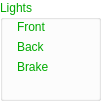
        <widget class="QGroupBox" name="groupBox_18">
         <property name="geometry">
          <rect>
           <x>520</x>
           <y>270</y>
           <width>101</width>
           <height>101</height>
          </rect>
         </property>
         <property name="palette">
          <palette>
           <active>
            <colorrole role="WindowText">
             <brush brushstyle="SolidPattern">
              <color alpha="255">
               <red>0</red>
               <green>170</green>
               <blue>0</blue>
              </color>
             </brush>
            </colorrole>
            <colorrole role="Button">
             <brush brushstyle="SolidPattern">
              <color alpha="255">
               <red>255</red>
               <green>255</green>
               <blue>255</blue>
              </color>
             </brush>
            </colorrole>
            <colorrole role="Base">
             <brush brushstyle="SolidPattern">
              <color alpha="255">
               <red>255</red>
               <green>255</green>
               <blue>255</blue>
              </color>
             </brush>
            </colorrole>
            <colorrole role="Window">
             <brush brushstyle="SolidPattern">
              <color alpha="255">
               <red>255</red>
               <green>255</green>
               <blue>255</blue>
              </color>
             </brush>
            </colorrole>
           </active>
           <inactive>
            <colorrole role="WindowText">
             <brush brushstyle="SolidPattern">
              <color alpha="255">
               <red>0</red>
               <green>170</green>
               <blue>0</blue>
              </color>
             </brush>
            </colorrole>
            <colorrole role="Button">
             <brush brushstyle="SolidPattern">
              <color alpha="255">
               <red>255</red>
               <green>255</green>
               <blue>255</blue>
              </color>
             </brush>
            </colorrole>
            <colorrole role="Base">
             <brush brushstyle="SolidPattern">
              <color alpha="255">
               <red>255</red>
               <green>255</green>
               <blue>255</blue>
              </color>
             </brush>
            </colorrole>
            <colorrole role="Window">
             <brush brushstyle="SolidPattern">
              <color alpha="255">
               <red>255</red>
               <green>255</green>
               <blue>255</blue>
              </color>
             </brush>
            </colorrole>
           </inactive>
           <disabled>
            <colorrole role="WindowText">
             <brush brushstyle="SolidPattern">
              <color alpha="255">
               <red>120</red>
               <green>120</green>
               <blue>120</blue>
              </color>
             </brush>
            </colorrole>
            <colorrole role="Button">
             <brush brushstyle="SolidPattern">
              <color alpha="255">
               <red>255</red>
               <green>255</green>
               <blue>255</blue>
              </color>
             </brush>
            </colorrole>
            <colorrole role="Base">
             <brush brushstyle="SolidPattern">
              <color alpha="255">
               <red>255</red>
               <green>255</green>
               <blue>255</blue>
              </color>
             </brush>
            </colorrole>
            <colorrole role="Window">
             <brush brushstyle="SolidPattern">
              <color alpha="255">
               <red>255</red>
               <green>255</green>
               <blue>255</blue>
              </color>
             </brush>
            </colorrole>
           </disabled>
          </palette>
         </property>
         <property name="title">
          <string>Lights</string>
         </property>
         <widget class="QWidget" name="layoutWidget_20">
          <property name="geometry">
           <rect>
            <x>11</x>
            <y>14</y>
            <width>51</width>
            <height>71</height>
           </rect>
          </property>
          <layout class="QFormLayout" name="formLayout_6">
           <item row="0" column="1">
            <layout class="QVBoxLayout" name="verticalLayout_19"/>
           </item>
           <item row="1" column="1">
            <widget class="QLabel" name="Label_TextFront">
             <property name="palette">
              <palette>
               <active>
                <colorrole role="WindowText">
                 <brush brushstyle="SolidPattern">
                  <color alpha="255">
                   <red>0</red>
                   <green>170</green>
                   <blue>0</blue>
                  </color>
                 </brush>
                </colorrole>
                <colorrole role="Button">
                 <brush brushstyle="SolidPattern">
                  <color alpha="255">
                   <red>255</red>
                   <green>255</green>
                   <blue>255</blue>
                  </color>
                 </brush>
                </colorrole>
                <colorrole role="Base">
                 <brush brushstyle="SolidPattern">
                  <color alpha="255">
                   <red>255</red>
                   <green>255</green>
                   <blue>255</blue>
                  </color>
                 </brush>
                </colorrole>
                <colorrole role="Window">
                 <brush brushstyle="SolidPattern">
                  <color alpha="255">
                   <red>255</red>
                   <green>255</green>
                   <blue>255</blue>
                  </color>
                 </brush>
                </colorrole>
               </active>
               <inactive>
                <colorrole role="WindowText">
                 <brush brushstyle="SolidPattern">
                  <color alpha="255">
                   <red>0</red>
                   <green>170</green>
                   <blue>0</blue>
                  </color>
                 </brush>
                </colorrole>
                <colorrole role="Button">
                 <brush brushstyle="SolidPattern">
                  <color alpha="255">
                   <red>255</red>
                   <green>255</green>
                   <blue>255</blue>
                  </color>
                 </brush>
                </colorrole>
                <colorrole role="Base">
                 <brush brushstyle="SolidPattern">
                  <color alpha="255">
                   <red>255</red>
                   <green>255</green>
                   <blue>255</blue>
                  </color>
                 </brush>
                </colorrole>
                <colorrole role="Window">
                 <brush brushstyle="SolidPattern">
                  <color alpha="255">
                   <red>255</red>
                   <green>255</green>
                   <blue>255</blue>
                  </color>
                 </brush>
                </colorrole>
               </inactive>
               <disabled>
                <colorrole role="WindowText">
                 <brush brushstyle="SolidPattern">
                  <color alpha="255">
                   <red>120</red>
                   <green>120</green>
                   <blue>120</blue>
                  </color>
                 </brush>
                </colorrole>
                <colorrole role="Button">
                 <brush brushstyle="SolidPattern">
                  <color alpha="255">
                   <red>255</red>
                   <green>255</green>
                   <blue>255</blue>
                  </color>
                 </brush>
                </colorrole>
                <colorrole role="Base">
                 <brush brushstyle="SolidPattern">
                  <color alpha="255">
                   <red>255</red>
                   <green>255</green>
                   <blue>255</blue>
                  </color>
                 </brush>
                </colorrole>
                <colorrole role="Window">
                 <brush brushstyle="SolidPattern">
                  <color alpha="255">
                   <red>255</red>
                   <green>255</green>
                   <blue>255</blue>
                  </color>
                 </brush>
                </colorrole>
               </disabled>
              </palette>
             </property>
             <property name="text">
              <string>Front</string>
             </property>
            </widget>
           </item>
           <item row="2" column="1">
            <widget class="QLabel" name="Label_TextBack">
             <property name="palette">
              <palette>
               <active>
                <colorrole role="WindowText">
                 <brush brushstyle="SolidPattern">
                  <color alpha="255">
                   <red>0</red>
                   <green>170</green>
                   <blue>0</blue>
                  </color>
                 </brush>
                </colorrole>
                <colorrole role="Button">
                 <brush brushstyle="SolidPattern">
                  <color alpha="255">
                   <red>255</red>
                   <green>255</green>
                   <blue>255</blue>
                  </color>
                 </brush>
                </colorrole>
                <colorrole role="Base">
                 <brush brushstyle="SolidPattern">
                  <color alpha="255">
                   <red>255</red>
                   <green>255</green>
                   <blue>255</blue>
                  </color>
                 </brush>
                </colorrole>
                <colorrole role="Window">
                 <brush brushstyle="SolidPattern">
                  <color alpha="255">
                   <red>255</red>
                   <green>255</green>
                   <blue>255</blue>
                  </color>
                 </brush>
                </colorrole>
               </active>
               <inactive>
                <colorrole role="WindowText">
                 <brush brushstyle="SolidPattern">
                  <color alpha="255">
                   <red>0</red>
                   <green>170</green>
                   <blue>0</blue>
                  </color>
                 </brush>
                </colorrole>
                <colorrole role="Button">
                 <brush brushstyle="SolidPattern">
                  <color alpha="255">
                   <red>255</red>
                   <green>255</green>
                   <blue>255</blue>
                  </color>
                 </brush>
                </colorrole>
                <colorrole role="Base">
                 <brush brushstyle="SolidPattern">
                  <color alpha="255">
                   <red>255</red>
                   <green>255</green>
                   <blue>255</blue>
                  </color>
                 </brush>
                </colorrole>
                <colorrole role="Window">
                 <brush brushstyle="SolidPattern">
                  <color alpha="255">
                   <red>255</red>
                   <green>255</green>
                   <blue>255</blue>
                  </color>
                 </brush>
                </colorrole>
               </inactive>
               <disabled>
                <colorrole role="WindowText">
                 <brush brushstyle="SolidPattern">
                  <color alpha="255">
                   <red>120</red>
                   <green>120</green>
                   <blue>120</blue>
                  </color>
                 </brush>
                </colorrole>
                <colorrole role="Button">
                 <brush brushstyle="SolidPattern">
                  <color alpha="255">
                   <red>255</red>
                   <green>255</green>
                   <blue>255</blue>
                  </color>
                 </brush>
                </colorrole>
                <colorrole role="Base">
                 <brush brushstyle="SolidPattern">
                  <color alpha="255">
                   <red>255</red>
                   <green>255</green>
                   <blue>255</blue>
                  </color>
                 </brush>
                </colorrole>
                <colorrole role="Window">
                 <brush brushstyle="SolidPattern">
                  <color alpha="255">
                   <red>255</red>
                   <green>255</green>
                   <blue>255</blue>
                  </color>
                 </brush>
                </colorrole>
               </disabled>
              </palette>
             </property>
             <property name="text">
              <string>Back</string>
             </property>
            </widget>
           </item>
           <item row="3" column="1">
            <widget class="QLabel" name="Label_TextBrake">
             <property name="palette">
              <palette>
               <active>
                <colorrole role="WindowText">
                 <brush brushstyle="SolidPattern">
                  <color alpha="255">
                   <red>0</red>
                   <green>170</green>
                   <blue>0</blue>
                  </color>
                 </brush>
                </colorrole>
                <colorrole role="Button">
                 <brush brushstyle="SolidPattern">
                  <color alpha="255">
                   <red>255</red>
                   <green>255</green>
                   <blue>255</blue>
                  </color>
                 </brush>
                </colorrole>
                <colorrole role="Base">
                 <brush brushstyle="SolidPattern">
                  <color alpha="255">
                   <red>255</red>
                   <green>255</green>
                   <blue>255</blue>
                  </color>
                 </brush>
                </colorrole>
                <colorrole role="Window">
                 <brush brushstyle="SolidPattern">
                  <color alpha="255">
                   <red>255</red>
                   <green>255</green>
                   <blue>255</blue>
                  </color>
                 </brush>
                </colorrole>
               </active>
               <inactive>
                <colorrole role="WindowText">
                 <brush brushstyle="SolidPattern">
                  <color alpha="255">
                   <red>0</red>
                   <green>170</green>
                   <blue>0</blue>
                  </color>
                 </brush>
                </colorrole>
                <colorrole role="Button">
                 <brush brushstyle="SolidPattern">
                  <color alpha="255">
                   <red>255</red>
                   <green>255</green>
                   <blue>255</blue>
                  </color>
                 </brush>
                </colorrole>
                <colorrole role="Base">
                 <brush brushstyle="SolidPattern">
                  <color alpha="255">
                   <red>255</red>
                   <green>255</green>
                   <blue>255</blue>
                  </color>
                 </brush>
                </colorrole>
                <colorrole role="Window">
                 <brush brushstyle="SolidPattern">
                  <color alpha="255">
                   <red>255</red>
                   <green>255</green>
                   <blue>255</blue>
                  </color>
                 </brush>
                </colorrole>
               </inactive>
               <disabled>
                <colorrole role="WindowText">
                 <brush brushstyle="SolidPattern">
                  <color alpha="255">
                   <red>120</red>
                   <green>120</green>
                   <blue>120</blue>
                  </color>
                 </brush>
                </colorrole>
                <colorrole role="Button">
                 <brush brushstyle="SolidPattern">
                  <color alpha="255">
                   <red>255</red>
                   <green>255</green>
                   <blue>255</blue>
                  </color>
                 </brush>
                </colorrole>
                <colorrole role="Base">
                 <brush brushstyle="SolidPattern">
                  <color alpha="255">
                   <red>255</red>
                   <green>255</green>
                   <blue>255</blue>
                  </color>
                 </brush>
                </colorrole>
                <colorrole role="Window">
                 <brush brushstyle="SolidPattern">
                  <color alpha="255">
                   <red>255</red>
                   <green>255</green>
                   <blue>255</blue>
                  </color>
                 </brush>
                </colorrole>
               </disabled>
              </palette>
             </property>
             <property name="text">
              <string>Brake</string>
             </property>
            </widget>
           </item>
          </layout>
         </widget>
         <widget class="QWidget" name="layoutWidget">
          <property name="geometry">
           <rect>
            <x>70</x>
            <y>20</y>
            <width>20</width>
            <height>62</height>
           </rect>
          </property>
          <layout class="QVBoxLayout" name="verticalLayout_18">
           <item>
            <widget class="QLabel" name="General_LightFront">
             <property name="text">
              <string/>
             </property>
             <property name="pixmap">
              <pixmap resource="source.qrc">:/new/prefix2/photos/Red_Light.png</pixmap>
             </property>
            </widget>
           </item>
           <item>
            <widget class="QLabel" name="General_LightBack">
             <property name="text">
              <string/>
             </property>
             <property name="pixmap">
              <pixmap resource="source.qrc">:/new/prefix2/photos/Red_Light.png</pixmap>
             </property>
            </widget>
           </item>
           <item>
            <widget class="QLabel" name="General_LightBrake">
             <property name="text">
              <string/>
             </property>
             <property name="pixmap">
              <pixmap resource="source.qrc">:/new/prefix2/photos/Red_Light.png</pixmap>
             </property>
            </widget>
           </item>
          </layout>
         </widget>
        </widget>
